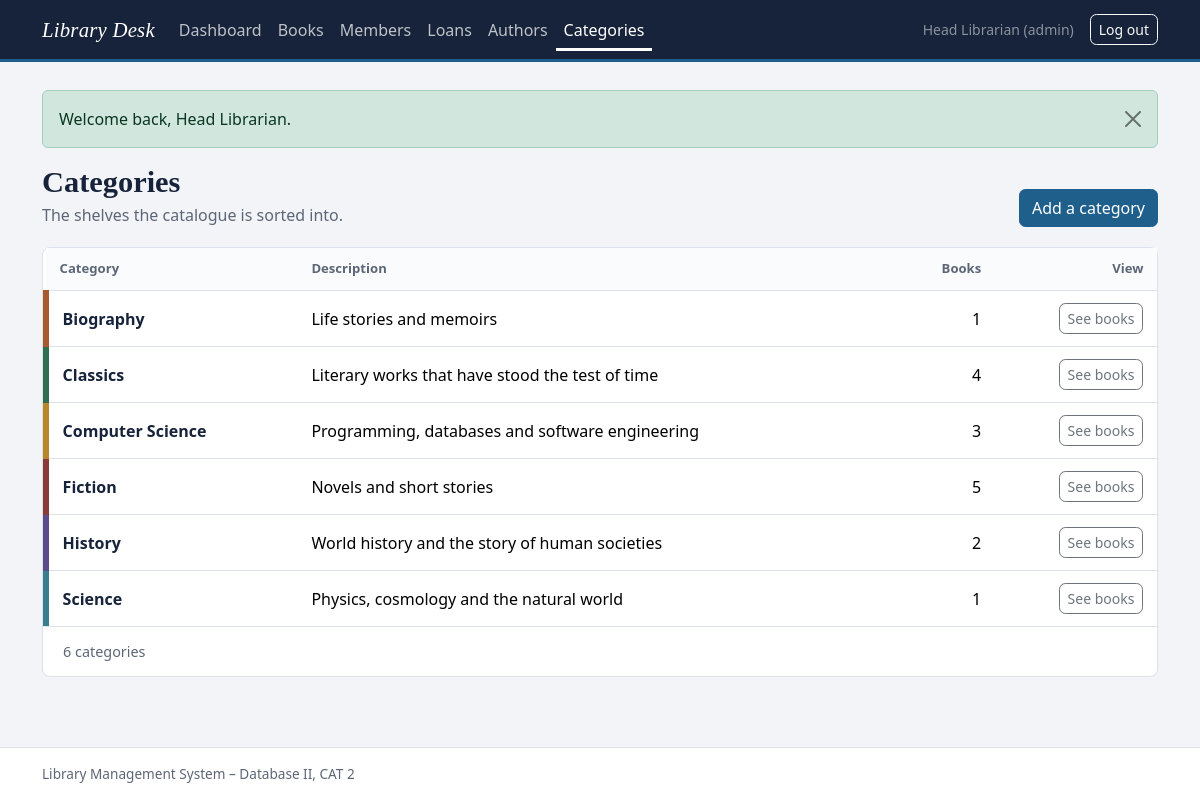
Screenshot of /categories/index.php (signed in) with the database file from the repository.
### tables this page shows
CREATE TABLE categories (
  category_id  INT UNSIGNED  NOT NULL AUTO_INCREMENT,
  name         VARCHAR(80)   NOT NULL,
  description  VARCHAR(255)  NULL DEFAULT NULL,
  PRIMARY KEY (category_id),
  UNIQUE KEY uq_categories_name (name)
);

### categories/index.php (the view, shortened to what this page needs)
<?php
require_once __DIR__ . '/../config/database.php';
try {
    $categories = $pdo->query('SELECT c.category_id, c.name, c.description, COUNT(b.book_id) AS books
                               FROM categories c LEFT JOIN books b ON b.category_id = c.category_id
                               GROUP BY c.category_id, c.name, c.description ORDER BY c.name')->fetchAll();
} catch (PDOException $e) {
    error_log('Categories list error: ' . $e->getMessage());
    $categories = [];
    set_flash('danger', 'The category list could not be loaded. Please try again.');
}
require_once __DIR__ . '/../includes/header.php';
?>
<div class="page-head">
    <div><h1>Categories</h1><p>The shelves the catalogue is sorted into.</p></div>
    <a class="btn btn-primary" href="<?= e(base_url('categories/create.php')) ?>">Add a category</a>
</div>
<section class="panel">
<?php if (!$categories): ?>
    <div class="empty-state"><strong>No categories yet.</strong>Add a category, then file books under it.</div>
<?php else: ?>
    <div class="table-wrap">
        <table class="table data-table table-stack">
            <thead><tr><th>Category</th><th class="d-none d-md-table-cell">Description</th><th class="num">Books</th><th class="text-end">View</th></tr></thead>
            <tbody>
            <?php foreach ($categories as $c): ?>
                <tr class="spine" style="--spine: <?= e(spine_color((int) $c['category_id'])) ?>">
                    <td class="title-cell"><?= e($c['name']) ?></td>
                    <td class="d-none d-md-table-cell show-stacked" data-label="Description"><?= e($c['description'] ?? '') ?></td>
                    <td class="num" data-label="Books"><?= (int) $c['books'] ?></td>
                    <td class="text-end actions"><a class="btn btn-sm btn-outline-secondary" href="<?= e(base_url('books/index.php?category=' . (int) $c['category_id'])) ?>">See books</a></td>
                </tr>
            <?php endforeach; ?>
            </tbody>
        </table>
    </div>
    <div class="list-foot"><span><?= count($categories) ?> categor<?= count($categories) === 1 ? 'y' : 'ies' ?></span></div>
<?php endif; ?>
</section>
<?php require_once __DIR__ . '/../includes/footer.php'; ?>

### assets/css/style.css (style rules this page uses)
:root { --ink: #17233a; --paper: #f2f4f7; --surface: #ffffff; --rule: #dde2ea; --muted: #5d6677; --catalogue: #1f5f8b; --catalogue-dark: #164766; --overdue: #b3261e; --brass: #946b12; --shelf: #2f6f4f; --bs-primary: var(--catalogue); --bs-primary-rgb: 31, 95, 139; --bs-link-color: var(--catalogue); --bs-link-hover-color: var(--catalogue-dark); --bs-body-bg: var(--paper); --bs-body-color: #1d2433; --bs-body-font-family: "Segoe UI", system-ui, -apple-system, "Helvetica Neue", Arial, sans-serif; --bs-border-color: var(--rule); }
body { background: var(--paper); min-height: 100vh; display: flex; flex-direction: column; }
h1, h2, h3, .navbar-brand, .stat-value, .login-title { font-family: Georgia, "Iowan Old Style", "Palatino Linotype", serif; }
.page-head { display: flex; flex-wrap: wrap; align-items: end; justify-content: space-between; gap: .75rem 1rem; margin-bottom: 1.25rem; }
.page-head h1 { font-size: 1.9rem; margin: 0; color: var(--ink); font-weight: 700; }
.page-head p { margin: .15rem 0 0; color: var(--muted); }
.panel { background: var(--surface); border: 1px solid var(--rule); border-radius: .5rem; }
.btn { border-radius: .4rem; font-weight: 500; }
.btn-primary { --bs-btn-bg: var(--catalogue); --bs-btn-border-color: var(--catalogue); --bs-btn-hover-bg: var(--catalogue-dark); --bs-btn-hover-border-color: var(--catalogue-dark); --bs-btn-active-bg: var(--catalogue-dark); --bs-btn-active-border-color: var(--catalogue-dark); --bs-btn-disabled-bg: var(--catalogue); --bs-btn-disabled-border-color: var(--catalogue); }
.table-wrap { overflow-x: auto; }
.data-table { margin: 0; --bs-table-bg: transparent; }
.data-table thead th { font-size: .82rem; font-weight: 600; color: var(--muted); border-bottom: 1px solid var(--rule); background: #fafbfc; white-space: nowrap; padding: .7rem .85rem; }
.data-table td { padding: .75rem .85rem; vertical-align: middle; border-color: var(--rule); }
.data-table tbody tr:last-child td { border-bottom: 0; }
.data-table .title-cell { font-weight: 600; color: var(--ink); }
.num { text-align: right; font-variant-numeric: tabular-nums; }
.data-table tr.spine > td:first-child { border-left: 6px solid var(--spine, var(--rule)); }
.list-foot { display: flex; flex-wrap: wrap; align-items: center; justify-content: space-between; gap: .75rem; padding: .85rem 1.25rem; border-top: 1px solid var(--rule); color: var(--muted); font-size: .9rem; }

### rows the page displays
categories: name "Biography", description "Life stories and memoirs", books "1"
categories: name "Classics", description "Literary works that have stood the test of time", books "4"
categories: name "Computer Science", description "Programming, databases and software engineering", books "3"
categories: name "Fiction", description "Novels and short stories", books "5"
categories: name "History", description "World history and the story of human societies", books "2"
categories: name "Science", description "Physics, cosmology and the natural world", books "1"

### other values shown
$item[0] "Dashboard"
$item[0] "Books"
$item[0] "Members"
$item[0] "Loans"
$item[0] "Authors"
$item[0] "Categories"
$_SESSION['full_name'] "Head Librarian"
$_SESSION['role'] "admin"
$flash['message'] "Welcome back, Head Librarian."
count($categories) "6"
